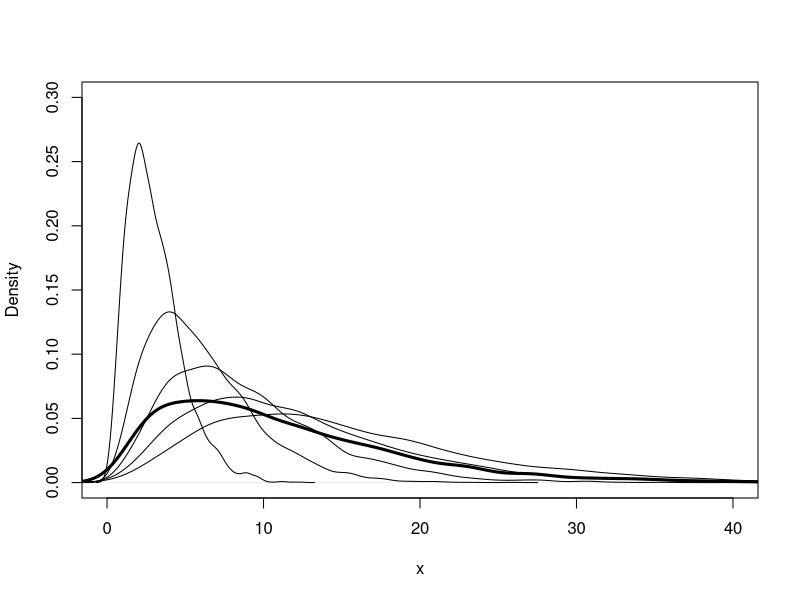
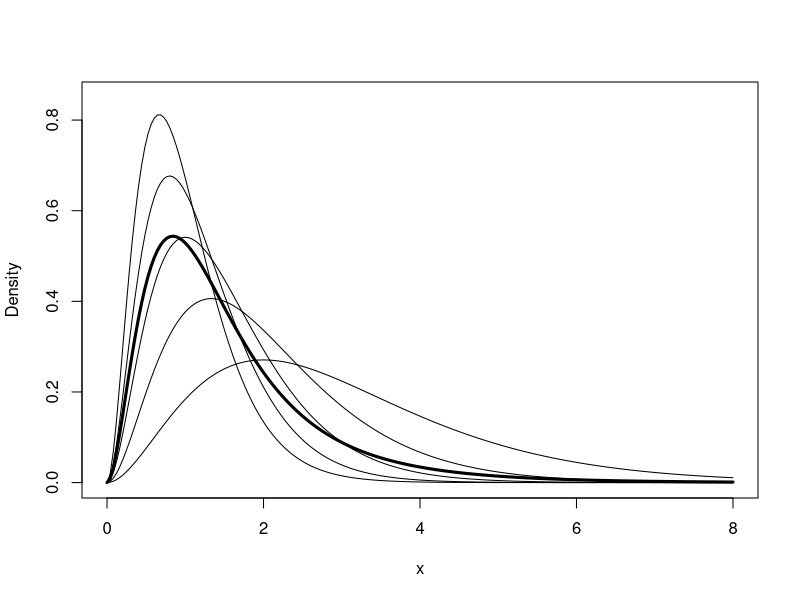

R code for these plots, in order:
### Example (Transformation Method, Logarithmic, version 2)
n = 1000
theta = 0.5
u = runif(n)  
v = runif(n)
x = floor(1 + log(v) / log(1 - (1 - theta)^u))
    
k = 1:max(x)  
p = -1 / log(1 - theta) * theta^k / k
se = sqrt(p*(1-p)/n)
p.hat = tabulate(x)/n
print(round(rbind(p.hat, p, se), 3))

## Logarithmic, version 2
rlogarithmic2 = function(n, theta) 
{
  stopifnot(all(theta > 0 & theta < 1))
  th = rep(theta, length=n)
  u = runif(n)
  v = runif(n)
  x = floor(1 + log(v) / log(1 - (1 - th)^u))
  return(x)
}

rlogarithmic2(1000, 0.5) 


### Example  (Sums, Chisquare)
n = 1000
nu = 2
X = matrix(rnorm(n*nu), n, nu)^2 
#method 1
y = rowSums(X)
#method 2
y = apply(X, 1, sum)  
y
    

### Example   (Mixture, several gamma)
n = 5000
k = sample(1:5, size=n, replace=TRUE, prob=(1:5)/15)
print(k)
rate = 1/k
?rgamma
x = rgamma(n, shape=3, rate=rate)
    
#plot the density of the mixture
jpeg("fig2.jpeg", height=800, width=800, quality = 100)
plot(density(x), xlim=c(0,40), ylim=c(0,.3), lwd=3, xlab="x", main="")
for (i in 1:5) lines(density(rgamma(n, 3, 1/i)))    
dev.off()


### Example   (Mixture, plot density of mixture)
f = function(x, lambda, theta) 
{
  fx = sum(dgamma(x, 3, lambda) * theta)  #density of the mixture at the point x
  return(fx)
}
    
p = c(.1,.2,.2,.3,.2)
lambda = c(1,1.5,2,2.5,3)
    
x = seq(0, 8, length=200)
dim(x) = length(x)                         #need for apply
y = apply(x, 1, f, lambda=lambda, theta=p) #compute density of the mixture f(x) along x
 
#plot the density of the mixture
jpeg("fig3.jpeg", height=800, width=800, quality = 100)
plot(x, y, type="l", ylim=c(0,.85), lwd=3, ylab="Density")
    
for (j in 1:5) 
{
  #add the j-th gamma density to the plot
  y = apply(x, 1, dgamma, shape=3, rate=lambda[j])
  lines(x, y)
}
dev.off()
    

    
